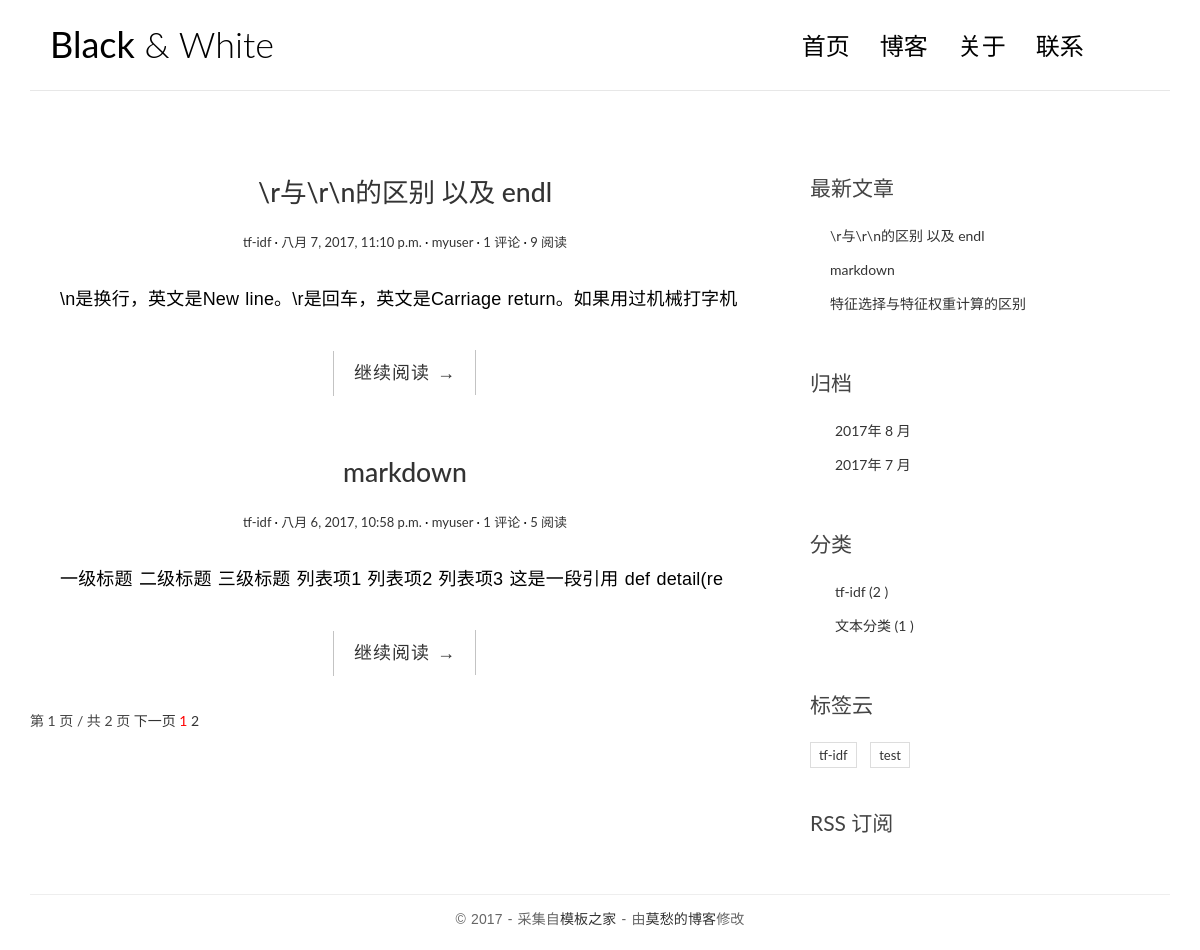
The page / on the database its author committed.
### blog/models.py (models this page shows, shortened)
@python_2_unicode_compatible
class Post(models.Model):
    title = models.CharField(max_length=70)
    body = models.TextField()
    created_time = models.DateTimeField()
    modified_time = models.DateTimeField()
    excerpt = models.CharField(max_length=200, blank=True)
    category = models.ForeignKey(Category)
    tags = models.ManyToManyField(Tag, blank=True)
    author = models.ForeignKey(User)
    views = models.PositiveIntegerField(default=0)
    def get_absolute_url(self):
        return reverse('blog:detail', kwargs={'pk': self.pk})
    class Meta:
        ordering = ['-created_time']

@python_2_unicode_compatible
class Category(models.Model):
    name = models.CharField(max_length=100)

@python_2_unicode_compatible
class Tag(models.Model):
    name = models.CharField(max_length=100)

### blog/views.py (the view, shortened to what this page needs)
# urls.py: url(r'^$', views.IndexView.as_view(), name = 'index'),
class IndexView(ListView):
    model = Post
    template_name = 'blog/index.html'
    context_object_name = 'post_list'
    paginate_by = 2
    def get_context_data(self, **kwargs):
        context = super().get_context_data(**kwargs)
        paginator = context.get('paginator')
        page = context.get('page_obj')
        is_paginated = context.get('is_paginated')
        pagination_data = self.pagination_data(paginator, page, is_paginated)
        context.update(pagination_data)
        return context
    def pagination_data(self, paginator, page, is_paginated):
        if not is_paginated:
            return {}
        left = []
        right = []
        left_has_more = False
        right_has_more = False
        first = False
        last = False
        page_number = page.number
        total_pages = paginator.num_pages
        page_range = paginator.page_range
        if page_number == 1:
            right = page_range[page_number:page_number + 2]
            if right[-1] < total_pages - 1:
                right_has_more = True
            if right[-1] < total_pages:
                last = True
        elif page_number == total_pages:
            left = page_range[(page_number - 3) if (page_number - 3) > 0 else 0:page_number - 1]
            if left[0] > 2:
                left_has_more = True
            if left[0] > 1:
                first = True
        data = {
            'left': left,
            'right': right,
            'left_has_more': left_has_more,
            'right_has_more': right_has_more,
            'first': first,
            'last': last,
        }
        return data

### blog/templatetags/blog_tags.py (called while the page is built)
@register.simple_tag
def get_recent_posts(num=5):
    return Post.objects.all().order_by('-created_time')[:num]

@register.simple_tag
def archives():
    return Post.objects.dates('created_time', 'month', order='DESC')

@register.simple_tag
def get_categories():
    return Category.objects.annotate(num_posts=Count('post')).filter(num_posts__gt=0)

@register.simple_tag
def get_tags():
    return Tag.objects.annotate(num_posts=Count('post')).filter(num_posts__gt=0)

### templates/blog/index.html (shortened to what this page needs)
{% extends 'base.html' %}
{% block main %}
    {% for post in post_list %}
        <article class="post post-{{ post.pk }}">
            <header class="entry-header">
                <h1 class="entry-title">
                    <a href="{{ post.get_absolute_url }}">{{ post.title }}</a>
                </h1>
                <div class="entry-meta">
                    <span class="post-category"><a href="#">{{ post.category.name }}</a></span>
                    <span class="post-date"><a href="#"><time class="entry-date"
                                                              datetime="{{ post.created_time }}">{{ post.created_time }}</time></a></span>
                    <span class="post-author"><a href="#">{{ post.author }}</a></span>
                    <span class="comments-link"><a href="#">{{ post.comment_set.count }} 评论</a></span>
                    <span class="views-count"><a href="#">{{ post.views }}  阅读</a></span>
                </div>
            </header>
            <div class="entry-content clearfix">
                <p>{{ post.excerpt }}</p>
                <div class="read-more cl-effect-14">
                    <a href="{{ post.get_absolute_url }}" class="more-link">继续阅读 <span class="meta-nav">→</span></a>
                </div>
            </div>
        </article>
    {% empty %}
        <div class="no-post">暂时还没有发布的文章！</div>
    {% endfor %}
	{% if is_paginated %}
	<div class="pagination">
	  	<span class="current">第 {{ page_obj.number }} 页 / 共 {{ paginator.num_pages }} 页</span>
	  	{% if page_obj.has_next %}
	    	<a href="?page={{ page_obj.next_page_number }}">下一页</a>
	  	{% endif %}
	  	<a href="?page={{ page_obj.number }}" style="color: red">{{ page_obj.number }}</a>
	  	{% if right %}
	    	{% for i in right %}
	        	<a href="?page={{ i }}">{{ i }}</a>
	    	{% endfor %}
	  	{% endif %}
	</div>
	{% endif %}
{% endblock main %}

### templates/base.html (shortened to what this page needs)
{% load staticfiles %}
{% load blog_tags %}
<!DOCTYPE html>
<html>
<head>
    <link rel="stylesheet" href="http://code.ionicframework.com/ionicons/2.0.1/css/ionicons.min.css">
    <link rel="stylesheet" href="{% static 'blog/css/bootstrap.min.css' %}">
    <link rel="stylesheet" href="{% static 'blog/css/pace.css' %}">
    <link rel="stylesheet" href="{% static 'blog/css/custom.css' %}">
    <link rel="stylesheet" href="{% static 'blog/css/highlights/github.css' %}">
</head>
<body>
<div class="container">
    <header id="site-header">
        <div class="row">
            <div class="col-md-4 col-sm-5 col-xs-8">
                <div class="logo">
                    <h1><a href="{% url 'blog:index' %}"><b>Black</b> &amp; White</a></h1>
                </div>
            </div>
            <div class="col-md-8 col-sm-7 col-xs-4">
                <nav class="main-nav" role="navigation">
                    <div class="collapse navbar-collapse" id="bs-example-navbar-collapse-1">
                        <ul class="nav navbar-nav navbar-right">
                            <li class="cl-effect-11"><a href="{% url 'blog:index' %}" data-hover="首页">首页</a></li>
                            <li class="cl-effect-11"><a href="full-width.html" data-hover="博客">博客</a></li>
                            <li class="cl-effect-11"><a href="about.html" data-hover="关于">关于</a></li>
                            <li class="cl-effect-11"><a href="contact.html" data-hover="联系">联系</a></li>
                        </ul>
                    </div>
                </nav>
            </div>
        </div>
    </header>
</div>
<div class="content-body">
    <div class="container">
        <div class="row">
            <main class="col-md-8">
                {% block main %}
                {% endblock main %}
            </main>
            <aside class="col-md-4">
                <div class="widget widget-recent-posts">
                    <h3 class="widget-title">最新文章</h3>
                    {% get_recent_posts as recent_post_list %}
                    <ul>
                        {% for post in recent_post_list %}
                            <li>
                                <a href="{{ post.get_absolute_url }}">{{ post.title }}</a>
                            </li>
                        {% empty %}
                            暂无文章！
                        {% endfor %}
                    </ul>
                </div>
                <div class="widget widget-archives">
                    <h3 class="widget-title">归档</h3>
                    {% archives as date_list %}
                    <ul>
                        {% for date in date_list %}
                            <li>
                                <a href="{% url 'blog:archives' date.year date.month %}">{{ date.year }}年 {{ date.month }} 月</a>
                            </li>
                        {% empty %}
                            暂无归档！
                        {% endfor %}
                    </ul>
                </div>
                <div class="widget widget-category">
                    <h3 class="widget-title">分类</h3>
                    {% get_categories as category_list %}
                    <ul>
                        {% for category in category_list %}
                            <li>
                                <a href="{% url 'blog:category' category.pk %}">{{ category.name }} <span class="post-count">({{ category.num_posts }} )</span></a>
                            </li>
                        {% empty %}
                            暂无分类！
                        {% endfor %}
                    </ul>
                </div>
                <div class="widget widget-tag-cloud">
                    <h3 class="widget-title">标签云</h3>
                    {% get_tags as tag_list %}
                    <ul>
                        {% for tag in tag_list %}
                        <li>
                            <a href="{% url 'blog:tag' tag.pk %}">{{ tag.name }}</a>
                        </li>
                        {% empty %}
                        暂无标签！
                        {% endfor %}
                    </ul>
                </div>
                <div class="rss">
                    <a href=""> RSS 订阅</a>
                </div>
            </aside>
        </div>
    </div>
</div>
<footer id="site-footer">
    <div class="container">
        <div class="row">
            <div class="col-md-12">
                <p class="copyright">&copy 2017 - 采集自<a href="http://www.cssmoban.com/"
                                                        target="_blank" title="模板之家">模板之家</a>
                    - 由<a href="#" title="网页模板" target="_blank">莫愁的博客</a>修改
                </p>
            </div>
        </div>
    </div>
</footer>
</body>
</html>

### blog/static/blog/css/custom.css (style rules this page uses)
* { outline: none; }
h1, h2, h3, h4, h5, h6 { margin-top: 0; }
b { font-weight: 400; }
a { color: #333; }
body { color: #444; font-family: 'Lato', sans-serif; }
p { font-family: 'Ubuntu', sans-serif; font-weight: 400; word-spacing: 1px; letter-spacing: 0.01em; }
#site-header { background-color: #FFF; padding: 25px 20px; margin-bottom: 40px; border-bottom: 1px solid #e7e7e7; }
.logo h1 a { color: #000; }
.logo h1 { margin: 0; font-family: 'Lato', sans-serif; font-weight: 300; }
.main-nav { margin-top: 11px; max-width: 95%; }
.main-nav a { color: #000000 !important; padding: 0 0 5px 0 !important; margin-right: 30px; font-family: 'Lato', sans-serif; font-weight: 300; font-size: 24px; }
.cl-effect-11 a { padding: 10px 0; color: #0972b4; text-shadow: none; }
.cl-effect-11 a::before { position: absolute; top: 0; left: 0; overflow: hidden; padding: 0 0 5px 0 !important; max-width: 0; border-bottom: 1px solid #000; color: #000; content: attr(data-hover); white-space: nowrap; -webkit-transition: max-width 0.5s; -moz-transition: max-width 0.5s; transition: max-width 0.5s; }
.content-body { padding-bottom: 4em; }
.post { background: #fff; padding: 30px 30px 0; }
.entry-title { text-align: center; font-size: 1.9em; margin-bottom: 20px; line-height: 1.6; padding: 10px 20px 0; }
.entry-meta { text-align: center; color: #DDDDDD; font-size: 13px; margin-bottom: 30px; }
.entry-content { font-size: 18px; line-height: 1.9; font-weight: 300; color: #000; }
.post-category::after, .post-date::after, .post-author::after, .comments-link::after { content: ' ·'; color: #000; }
.read-more { font-family: 'Ubuntu', sans-serif; font-weight: 400; word-spacing: 1px; letter-spacing: 0.01em; text-align: center; margin-top: 20px; }
.cl-effect-14 a { padding: 0 20px; height: 45px; line-height: 45px; position: relative; display: inline-block; margin: 15px 25px; letter-spacing: 1px; font-weight: 400; text-shadow: 0 0 1px rgba(255, 255, 255, 0.3); }
.cl-effect-14 a::before, .cl-effect-14 a::after { position: absolute; width: 45px; height: 1px; background: #C3C3C3; content: ''; -webkit-transition: all 0.3s; -moz-transition: all 0.3s; transition: all 0.3s; pointer-events: none; }
.cl-effect-14 a::before { top: 0; left: 0; -webkit-transform: rotate(90deg); -moz-transform: rotate(90deg); transform: rotate(90deg); -webkit-transform-origin: 0 0; -moz-transform-origin: 0 0; transform-origin: 0 0; }
.cl-effect-14 a::after { right: 0; bottom: 0; -webkit-transform: rotate(90deg); -moz-transform: rotate(90deg); transform: rotate(90deg); -webkit-transform-origin: 100% 0; -moz-transform-origin: 100% 0; transform-origin: 100% 0; }
.widget { background: #fff; padding: 30px 0 0; }
.widget-title { font-size: 1.5em; margin-bottom: 20px; line-height: 1.6; padding: 10px 0 0; font-weight: 400; }
.widget-recent-posts ul { padding: 0; margin: 0; padding-left: 20px; }
.widget-recent-posts ul li { list-style-type: none; position: relative; line-height: 170%; margin-bottom: 10px; }
.widget-recent-posts ul li::before { content: '\f3d3'; font-family: "Ionicons"; position: absolute; left: -17px; top: 3px; font-size: 16px; color: #000; }
.widget-archives ul { padding: 0; margin: 0; padding-left: 25px; }
.widget-archives ul li { list-style-type: none; position: relative; line-height: 170%; margin-bottom: 10px; }
.widget-archives ul li::before { content: '\f3f3'; font-family: "Ionicons"; position: absolute; left: -25px; top: 1px; font-size: 16px; color: #000; }
.widget-category ul { padding: 0; margin: 0; padding-left: 25px; }
.widget-category ul li { list-style-type: none; position: relative; line-height: 170%; margin-bottom: 10px; }
.widget-category ul li::before { content: '\f3fe'; font-family: "Ionicons"; position: absolute; left: -25px; top: 1px; font-size: 18px; color: #000; }
.widget-tag-cloud ul { padding: 0; margin: 0; margin-right: -10px; }
.widget-tag-cloud ul li { list-style-type: none; font-size: 13px; display: inline-block; margin-right: 10px; margin-bottom: 10px; padding: 3px 8px; border: 1px solid #ddd; }
.rss { font-size: 21px; margin-top: 30px; }
.rss a { color: #444; }
#site-footer { padding-top: 10px; padding: 0 0 1.5em 0; }
.copyright { text-align: center; padding-top: 1em; margin: 0; border-top: 1px solid #eee; color: #666; }

### rows shown on the page
Post: title "\\r与\\r\\n的区别 以及 endl", category.name "tf-idf", created_time "八月 7, 2017, 11:10 p.m.", author "myuser", comment_set.count "1", views "9", excerpt "\\n是换行，英文是New line。\\r是回车，英文是Carriage return。如果用过机械打字机"
Post: title "markdown", category.name "tf-idf", created_time "八月 6, 2017, 10:58 p.m.", author "myuser", comment_set.count "1", views "5", excerpt "一级标题 二级标题 三级标题 列表项1 列表项2 列表项3 这是一段引用 def detail(re"
Post: title "特征选择与特征权重计算的区别"
Category: name "tf-idf", num_posts "2"
Category: name "文本分类", num_posts "1"
Tag: name "tf-idf"
Tag: name "test"

### other values the page prints
{{ page_obj.number }} "1"
{{ paginator.num_pages }} "2"
{{ i }} "2"
{{ date.year }} "2017" "2017"
{{ date.month }} "8" "7"
